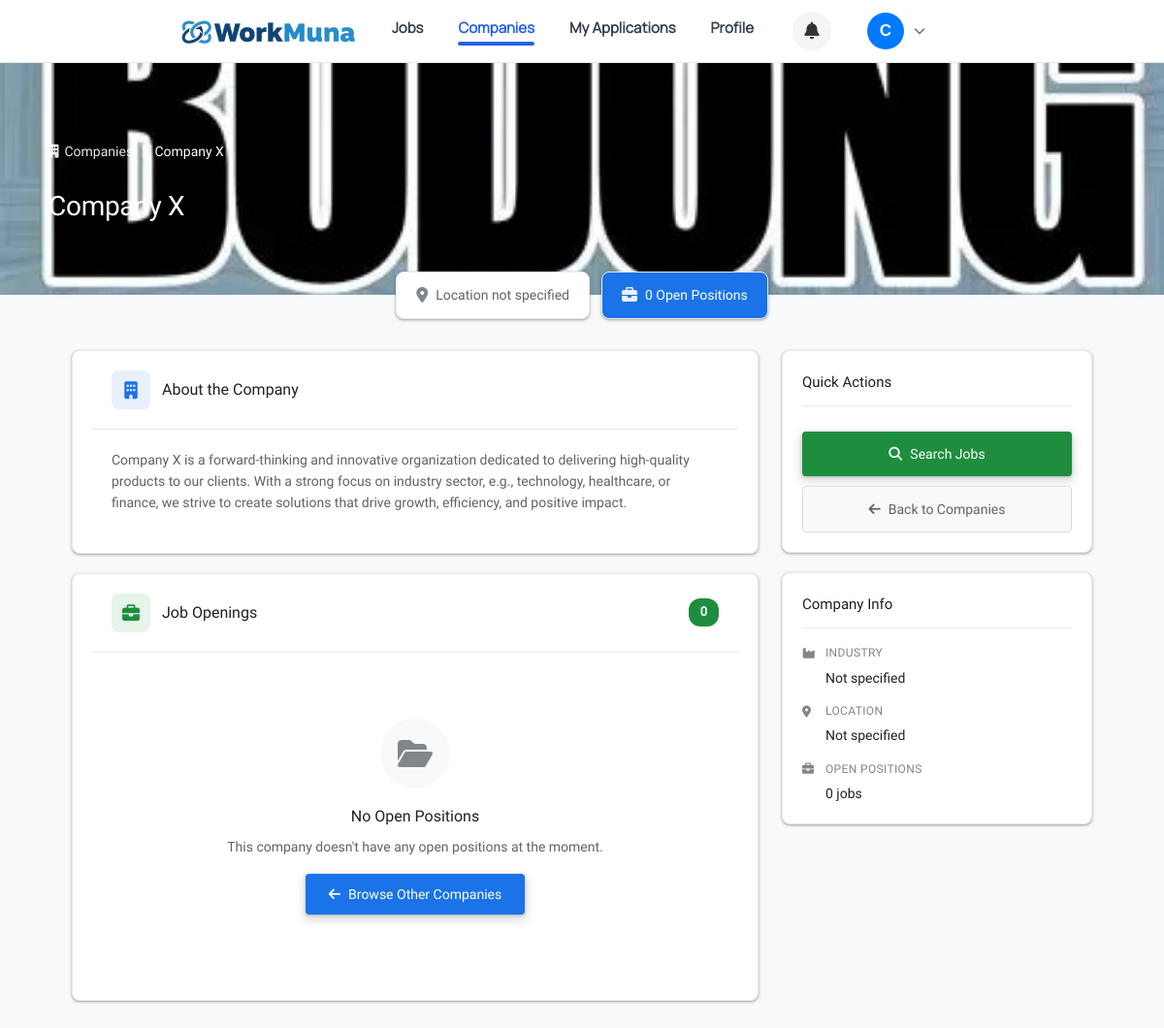
The app's page /applicant/view_company.php?id=3 (signed in) with its own data.
### tables this page shows
CREATE TABLE `user_profile` (
  `user_profile_id` int(11) NOT NULL,
  `user_id` int(11) NOT NULL,
  `user_status_id` int(11) NOT NULL DEFAULT 0,
  `user_profile_first_name` varchar(50) NOT NULL,
  `user_profile_middle_name` varchar(50) DEFAULT NULL,
  `user_profile_last_name` varchar(50) NOT NULL,
  `user_profile_extension_name` varchar(10) DEFAULT NULL,
  `user_profile_dob` date DEFAULT NULL,
  `user_profile_email_address` varchar(100) NOT NULL,
  `user_profile_contact_no` varchar(20) DEFAULT NULL,
  `user_profile_created_at` datetime NOT NULL,
  `user_profile_updated_at` datetime NOT NULL,
  `user_profile_gender` varchar(10) DEFAULT NULL,
  `user_profile_photo` varchar(255) DEFAULT NULL
);

CREATE TABLE `company` (
  `company_id` int(11) NOT NULL,
  `user_id` int(11) NOT NULL,
  `company_name` varchar(150) NOT NULL,
  `description` text DEFAULT NULL,
  `industry` varchar(100) DEFAULT NULL,
  `location` varchar(150) DEFAULT NULL,
  `website` varchar(150) DEFAULT NULL,
  `facebook_link` varchar(255) DEFAULT NULL,
  `linkedin_link` varchar(255) DEFAULT NULL,
  `logo` varchar(255) DEFAULT NULL,
  `status` enum('approved','pending','rejected') DEFAULT 'pending'
);

### applicant/view_company.php (the view, shortened to what this page needs)
<?php
require_once '../database.php';
$companyId = isset($_GET['id']) ? intval($_GET['id']) : 0;
$companyStmt = $conn->prepare("SELECT
    company_id,
    user_id,
    company_name,
    description,
    industry,
    location,
    website,
    logo,
    status
FROM company WHERE company_id = ?");
$company = null;
if ($companyStmt) {
    $companyStmt->bind_param('i', $companyId);
    $companyStmt->execute();
    $companyResult = $companyStmt->get_result();
    $company = $companyResult->fetch_assoc();
}
$jobCountQuery = $conn->prepare("
    SELECT COUNT(*) as total_jobs
    FROM job_post
    WHERE company_id = ?
");
$activeJobCount = 0;
if ($jobCountQuery) {
    $jobCountQuery->bind_param('i', $companyId);
    $jobCountQuery->execute();
    $countResult = $jobCountQuery->get_result();
    if ($countRow = $countResult->fetch_assoc()) {
        $activeJobCount = (int)$countRow['total_jobs'];
    }
}
$jobsQuery = "
    SELECT
        jp.job_post_id,
        jp.job_post_name,
        jp.job_description,
        jp.requirements,
        jp.budget,
        jp.benefits,
        jp.vacancies,
        jp.created_at,
        jp.job_status_id,
        jp.job_type_id,
        jp.job_location_id,
        jp.experience_level_id,
        jp.education_level_id,
        jp.work_setup_id,
        jp.job_category_id
    FROM job_post jp
    WHERE jp.company_id = ?
    ORDER BY jp.created_at DESC
";
$jobs = [];
$jobsStmt = $conn->prepare($jobsQuery);
if ($jobsStmt) {
    $jobsStmt->bind_param('i', $companyId);
    if ($jobsStmt->execute()) {
        $jobsResult = $jobsStmt->get_result();
        $jobs = $jobsResult->fetch_all(MYSQLI_ASSOC);
    } else {
        error_log("View Company - Query execution failed: " . $jobsStmt->error);
    }
} else {
    error_log("View Company - Query preparation failed: " . $conn->error);
}
$jobCount = $activeJobCount;
function e($s) {
    return htmlspecialchars($s ?? '', ENT_QUOTES, 'UTF-8');
}
$logoPath = $company['logo'] ?? '';
if (!empty($logoPath)) {
    if (strpos($logoPath, 'uploads/') === 0) {
        $logo = '../' . e($logoPath);
    } else {
        $logo = '../uploads/company_logos/' . e($logoPath);
    }
} else {
    $logo = '../assets/company-placeholder.png';
}
$name = e($company['company_name'] ?? 'Unnamed Company');
$industryVal = e($company['industry'] ?? '');
$locationVal = e($company['location'] ?? '');
$desc = e($company['description'] ?? '');
?>
<!doctype html>
<html lang="en">
<head>
    <link rel="stylesheet" href="../styles.css">
    <link rel="stylesheet" href="https://cdnjs.cloudflare.com/ajax/libs/font-awesome/6.4.0/css/all.min.css">
</head>
<body class="view-company-page">
<?php $activePage = 'companies'; include 'header.php'; ?>
<main class="view-company-main">
    <section class="vc-hero-banner" style="background-image: url('<?= $logo ?>'); background-size: cover; background-position: center; background-repeat: no-repeat;">
        <div class="vc-hero-content">
            <nav class="vc-breadcrumb">
                <a href="companies.php"><i class="fa-solid fa-building"></i> Companies</a>
                <i class="fa-solid fa-chevron-right"></i>
                <span><?= $name ?></span>
            </nav>
            <div class="vc-company-intro">
                <div class="vc-intro-text">
                    <h1><?= $name ?></h1>
                </div>
            </div>
        </div>
    </section>
    <div class="vc-stats-bar">
        <div class="vc-stat-item">
            <i class="fa-solid fa-location-dot"></i>
            <span><?= $locationVal ?: 'Location not specified' ?></span>
        </div>
        <div class="vc-stat-item highlight">
            <i class="fa-solid fa-briefcase"></i>
            <span><?= $jobCount ?> Open Position<?= $jobCount !== 1 ? 's' : '' ?></span>
        </div>
    </div>
    <div class="vc-content-wrapper">
        <div class="vc-main-content">
            <section class="vc-card vc-about-card">
                <div class="vc-card-header">
                    <div class="vc-card-icon">
                        <i class="fa-solid fa-building"></i>
                    </div>
                    <h2>About the Company</h2>
                </div>
                <div class="vc-card-body">
                    <?php if ($desc): ?>
                        <p class="vc-description"><?= nl2br($desc) ?></p>
                    <?php endif; ?>
                </div>
            </section>
            <section class="vc-card vc-jobs-card">
                <div class="vc-card-header">
                    <div class="vc-card-icon jobs">
                        <i class="fa-solid fa-briefcase"></i>
                    </div>
                    <h2>Job Openings</h2>
                    <span class="vc-jobs-count"><?= $jobCount ?></span>
                </div>
                <div class="vc-card-body">
                    <?php if ($jobCount > 0): ?>
                        <div class="vc-jobs-list">
                            <?php foreach ($jobs as $index => $job):
                                $jobId = intval($job['job_post_id']);
                                $jobTitle = e($job['job_post_name'] ?? 'Untitled Position');
                                $jobDesc = e($job['job_description'] ?? '');
                                $jobRequirements = e($job['requirements'] ?? '');
                                $jobBenefits = e($job['benefits'] ?? '');
                                $jobSalary = e($job['budget'] ?? '');
                                $jobVacancies = intval($job['vacancies'] ?? 0);
                                $jobStatusId = intval($job['job_status_id'] ?? 0);
                                $createdAt = $job['created_at'] ? date('M d, Y', strtotime($job['created_at'])) : '';
                                $daysAgo = $job['created_at'] ? floor((time() - strtotime($job['created_at'])) / 86400) : null;
                            ?>
                                <article class="vc-job-item" style="animation-delay: <?= $index * 0.05 ?>s">
                                    <div class="vc-job-main">
                                        <div class="vc-job-info">
                                            <h3 class="vc-job-title">
                                                <a href="search_jobs.php?job_id=<?= $jobId ?>"><?= $jobTitle ?></a>
                                            </h3>
                                            <div class="vc-job-badges">
                                                <?php if ($daysAgo !== null && $daysAgo <= 7): ?>
                                                    <span class="vc-badge new">New</span>
                                                <?php endif; ?>
                                                <?php
                                                    $statusMap = [
                                                        1 => ['name' => 'Open', 'color' => '#10b981'],
                                                        2 => ['name' => 'Close', 'color' => '#f59e0b'],
                                                        3 => ['name' => 'Archive', 'color' => '#6b7280'],
                                                        4 => ['name' => 'Deactivated', 'color' => '#ef4444']
                                                    ];
                                                    $statusInfo = $statusMap[$jobStatusId] ?? ['name' => 'Unknown', 'color' => '#9ca3af'];
                                                ?>
                                                <span class="vc-badge" style="background: <?= $statusInfo['color'] ?>; color: #fff;"><?= $statusInfo['name'] ?></span>
                                            </div>
                                        </div>
                                        <?php if ($jobSalary): ?>
                                            <div class="vc-job-salary">
                                                <span class="vc-salary-label">Salary</span>
                                                <span class="vc-salary-value">₱<?= $jobSalary ?></span>
                                            </div>
                                        <?php endif; ?>
                                    </div>
                                    <div class="vc-job-meta">
                                        <span><i class="fa-solid fa-location-dot"></i> <?= $locationVal ?></span>
                                        <?php if ($jobVacancies > 0): ?>
                                            <span><i class="fa-solid fa-users"></i> <?= $jobVacancies ?> opening<?= $jobVacancies !== 1 ? 's' : '' ?></span>
                                        <?php endif; ?>
                                    </div>
                                    <?php if ($jobDesc): ?>
                                        <p class="vc-job-desc"><?= strlen($jobDesc) > 120 ? substr($jobDesc, 0, 120) . '...' : $jobDesc ?></p>
                                    <?php endif; ?>
                                    <?php if ($jobRequirements): ?>
                                        <div class="vc-job-details">
                                            <strong><i class="fa-solid fa-list-check"></i> Requirements:</strong>
                                            <p><?= strlen($jobRequirements) > 100 ? substr($jobRequirements, 0, 100) . '...' : $jobRequirements ?></p>
                                        </div>
                                    <?php endif; ?>
                                    <?php if ($jobBenefits): ?>
                                        <div class="vc-job-details">
                                            <strong><i class="fa-solid fa-gift"></i> Benefits:</strong>
                                            <p><?= strlen($jobBenefits) > 100 ? substr($jobBenefits, 0, 100) . '...' : $jobBenefits ?></p>
                                        </div>
                                    <?php endif; ?>
                                    <div class="vc-job-footer">
                                        <span class="vc-job-date">
                                            <i class="fa-regular fa-clock"></i>
                                            <?php if ($daysAgo === 0): ?>
                                                Posted today
                                            <?php elseif ($daysAgo === 1): ?>
                                                Posted yesterday
                                            <?php elseif ($daysAgo !== null): ?>
                                                Posted <?= $daysAgo ?> days ago
                                            <?php else: ?>
                                                Posted <?= $createdAt ?>
                                            <?php endif; ?>
                                        </span>
                                        <a href="search_jobs.php?job_id=<?= $jobId ?>" class="vc-view-job-btn">
                                            View Job <i class="fa-solid fa-arrow-right"></i>
                                        </a>
                                    </div>
                                </article>
                            <?php endforeach; ?>
                        </div>
                    <?php else: ?>
                        <div class="vc-empty-state">
                            <div class="vc-empty-icon">
                                <i class="fa-solid fa-folder-open"></i>
                            </div>
                            <h3>No Open Positions</h3>
                            <p>This company doesn't have any open positions at the moment.</p>
                            <a href="companies.php" class="vc-back-btn">
                                <i class="fa-solid fa-arrow-left"></i> Browse Other Companies
                            </a>
                        </div>
                    <?php endif; ?>
                </div>
            </section>
        </div>
        <aside class="vc-sidebar">
            <div class="vc-sidebar-card vc-actions-card">
                <h3>Quick Actions</h3>
                <a href="search_jobs.php?company=<?= urlencode($name) ?>" class="vc-action-btn jobs">
                    <i class="fa-solid fa-magnifying-glass"></i> Search Jobs
                </a>
                <a href="companies.php" class="vc-action-btn back">
                    <i class="fa-solid fa-arrow-left"></i> Back to Companies
                </a>
            </div>
            <div class="vc-sidebar-card vc-info-card">
                <h3>Company Info</h3>
                <ul class="vc-info-list">
                    <li>
                        <span class="vc-info-label"><i class="fa-solid fa-industry"></i> Industry</span>
                        <span class="vc-info-value"><?= $industryVal ?: 'Not specified' ?></span>
                    </li>
                    <li>
                        <span class="vc-info-label"><i class="fa-solid fa-location-dot"></i> Location</span>
                        <span class="vc-info-value"><?= $locationVal ?: 'Not specified' ?></span>
                    </li>
                    <li>
                        <span class="vc-info-label"><i class="fa-solid fa-briefcase"></i> Open Positions</span>
                        <span class="vc-info-value"><?= $jobCount ?> job<?= $jobCount !== 1 ? 's' : '' ?></span>
                    </li>
                </ul>
            </div>
        </aside>
    </div>
</main>
</body>
</html>

### applicant/header.php (shortened to what this page needs)
<?php
require_once '../database.php';
$user_first_name = null;
if (isset($_SESSION['user_id'])) {
    $user_id = (int) $_SESSION['user_id'];
    $stmt = $conn->prepare("
        SELECT user_profile_first_name
        FROM user_profile
        WHERE user_id = ?
        LIMIT 1
    ");
    $stmt->bind_param("i", $user_id);
    $stmt->execute();
    $stmt->bind_result($first_name);
    if ($stmt->fetch()) {
        $user_first_name = trim($first_name);
    }
}
?>
<link rel="stylesheet" href="../styles.css">
<header class="wm-header">
    <div class="wm-logo">
        <img src="../images/workmunalogo2-removebg.png" alt="WorkMuna Logo">
    </div>
    <nav class="wm-nav-left">
        <a href="search_jobs.php" class="<?= $activePage === 'job' ? 'active' : '' ?>"><span class="nav-label">Jobs</span></a>
        <a href="companies.php" class="<?= $activePage === 'companies' ? 'active' : '' ?>"><span class="nav-label">Companies</span></a>
        <a href="application.php" class="<?= $activePage === 'myapplications' ? 'active' : '' ?>"><span class="nav-label">My Applications</span></a>
        <a href="profile.php" class="<?= $activePage === 'profile' ? 'active' : '' ?>"><span class="nav-label">Profile</span></a>
    </nav>
    <div class="wm-nav-right">
        <div class="wm-notification-wrapper">
            <button type="button" class="wm-notification-btn" id="notificationBtn" aria-label="Notifications" aria-expanded="false">
                <i class="fa-solid fa-bell"></i>
            </button>
        </div>
        <div class="wm-user-menu">
            <button class="wm-user-btn">
                <span class="user-circle">
                    <?= strtoupper(substr($user_first_name ?? 'U', 0, 1)) ?>
                </span>
                <i class="fa-solid fa-chevron-down"></i>
            </button>
        </div>
    </div>
</header>

### records on screen
user_profile: user_profile_first_name "C"
company: logo (picture), company_name "Company X", location "Location not specified", description "Company X is a forward-thinking and innovative organization dedicated to delivering high-quality products to our clients. With a strong focus on industry sector, e.g., technology, healthcare, or finance, we strive to create solutions that drive growth, efficiency, and positive impact.", industry "Not specified", location "Not specified"

### other values on screen
$jobCount "0"
